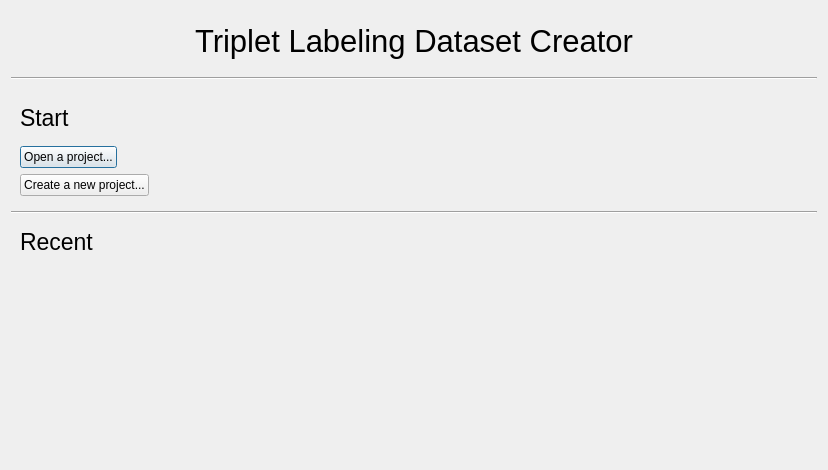
<?xml version="1.0" encoding="UTF-8"?>
<ui version="4.0">
 <class>RecentProject</class>
 <widget class="QDialog" name="RecentProject">
  <property name="geometry">
   <rect>
    <x>0</x>
    <y>0</y>
    <width>828</width>
    <height>470</height>
   </rect>
  </property>
  <property name="windowTitle">
   <string>Dialog</string>
  </property>
  <layout class="QVBoxLayout" name="verticalLayout">
   <item>
    <widget class="QWidget" name="widget_3" native="true">
     <property name="sizePolicy">
      <sizepolicy hsizetype="Preferred" vsizetype="Preferred">
       <horstretch>0</horstretch>
       <verstretch>1</verstretch>
      </sizepolicy>
     </property>
     <layout class="QVBoxLayout" name="verticalLayout_2">
      <item>
       <widget class="QLabel" name="label">
        <property name="sizePolicy">
         <sizepolicy hsizetype="Preferred" vsizetype="Preferred">
          <horstretch>0</horstretch>
          <verstretch>2</verstretch>
         </sizepolicy>
        </property>
        <property name="font">
         <font>
          <pointsize>23</pointsize>
         </font>
        </property>
        <property name="text">
         <string>Triplet Labeling Dataset Creator</string>
        </property>
        <property name="alignment">
         <set>Qt::AlignCenter</set>
        </property>
       </widget>
      </item>
     </layout>
    </widget>
   </item>
   <item>
    <widget class="Line" name="line">
     <property name="orientation">
      <enum>Qt::Horizontal</enum>
     </property>
    </widget>
   </item>
   <item>
    <widget class="QWidget" name="widget" native="true">
     <property name="sizePolicy">
      <sizepolicy hsizetype="Preferred" vsizetype="Preferred">
       <horstretch>0</horstretch>
       <verstretch>2</verstretch>
      </sizepolicy>
     </property>
     <layout class="QVBoxLayout" name="verticalLayout_3">
      <item>
       <widget class="QLabel" name="label_2">
        <property name="font">
         <font>
          <pointsize>17</pointsize>
         </font>
        </property>
        <property name="text">
         <string>Start</string>
        </property>
        <property name="margin">
         <number>1</number>
        </property>
       </widget>
      </item>
      <item>
       <widget class="QPushButton" name="openProj">
        <property name="sizePolicy">
         <sizepolicy hsizetype="Fixed" vsizetype="Fixed">
          <horstretch>0</horstretch>
          <verstretch>0</verstretch>
         </sizepolicy>
        </property>
        <property name="text">
         <string>Open a project...</string>
        </property>
       </widget>
      </item>
      <item>
       <widget class="QPushButton" name="newProj">
        <property name="sizePolicy">
         <sizepolicy hsizetype="Fixed" vsizetype="Fixed">
          <horstretch>0</horstretch>
          <verstretch>0</verstretch>
         </sizepolicy>
        </property>
        <property name="text">
         <string>Create a new project...</string>
        </property>
       </widget>
      </item>
     </layout>
    </widget>
   </item>
   <item>
    <widget class="Line" name="line_2">
     <property name="orientation">
      <enum>Qt::Horizontal</enum>
     </property>
    </widget>
   </item>
   <item>
    <widget class="QWidget" name="widget_2" native="true">
     <property name="sizePolicy">
      <sizepolicy hsizetype="Preferred" vsizetype="Preferred">
       <horstretch>0</horstretch>
       <verstretch>4</verstretch>
      </sizepolicy>
     </property>
     <layout class="QVBoxLayout" name="verticalLayout_4">
      <item>
       <widget class="QLabel" name="label_3">
        <property name="font">
         <font>
          <pointsize>17</pointsize>
         </font>
        </property>
        <property name="text">
         <string>Recent</string>
        </property>
        <property name="margin">
         <number>2</number>
        </property>
       </widget>
      </item>
      <item>
       <widget class="QWidget" name="recentArea" native="true">
        <property name="sizePolicy">
         <sizepolicy hsizetype="Preferred" vsizetype="Preferred">
          <horstretch>0</horstretch>
          <verstretch>2</verstretch>
         </sizepolicy>
        </property>
        <layout class="QVBoxLayout" name="verticalLayout_5">
         <property name="spacing">
          <number>0</number>
         </property>
         <property name="leftMargin">
          <number>0</number>
         </property>
         <property name="topMargin">
          <number>0</number>
         </property>
         <property name="rightMargin">
          <number>0</number>
         </property>
         <property name="bottomMargin">
          <number>0</number>
         </property>
        </layout>
       </widget>
      </item>
     </layout>
    </widget>
   </item>
  </layout>
 </widget>
 <resources/>
 <connections/>
</ui>
